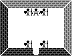

Below is a game level as drawn by its tile map, then a one-line description and the .tmx that defines it (tile-layer data replaced by summaries):
An orthogonal 9x7 tile map with 8x8 px tiles, 2 tile layers (RoomTiles, Creatures), 3 tilesets and 79 objects (32x DialogChoiceEvent, 20x DialogChoiceCondition, 14x DialogChoice, 5x DialogNode, 5x CreatureInstance, ...).

<map version="1.2" tiledversion="1.2.2" orientation="orthogonal" renderorder="right-down" width="9" height="7" tilewidth="8" tileheight="8" infinite="0" nextlayerid="7" nextobjectid="95">
 <properties>
  <property name="RoomCaption" value="Quotidian Garrison" />
  <property name="RoomId" value="hometown-barracks" />
 </properties>
 <tileset firstgid="1" source="Terrain.tsx" />
 <tileset firstgid="129" source="Items.tsx" />
 <tileset firstgid="257" source="Creatures.tsx" />
 <layer id="3" name="RoomTiles" width="9" height="7">
  <data>[63 cells, 63 non-empty, 10 distinct tile ids]</data>
 </layer>
 <layer id="4" name="Creatures" width="9" height="7">
  <data>[63 cells, 5 non-empty, 2 distinct tile ids]</data>
 </layer>
 <objectgroup id="5" name="Events">
  <object id="1" name="barracks-exit" type="Teleport" x="32" y="48" width="8" height="8">
   <properties>
    <property name="Column" type="int" value="24" />
    <property name="Prompt" value="Leave Barracks?" />
    <property name="Room" value="hometown" />
    <property name="Row" type="int" value="15" />
   </properties>
  </object>
  <object id="8" name="GuardDlg" type="DialogState" x="-96" y="0" width="8" height="8">
   <properties>
    <property name="CurrentState" value="Initial" />
    <property name="ForDialog" value="Guard" />
   </properties>
  </object>
  <object id="10" name="GuardInitial" type="DialogNode" x="-80" y="0" width="8" height="8">
   <properties>
    <property name="Caption" value="Guard" />
    <property name="ForDialog" value="Guard" />
    <property name="ForState" value="Initial" />
    <property name="Prompt1" value="My life for Quotidian!" />
   </properties>
  </object>
  <object id="11" name="GuardInitialLeave" type="DialogChoice" x="-80" y="8" width="8" height="8">
   <properties>
    <property name="ForDialog" value="Guard" />
    <property name="ForState" value="Initial" />
    <property name="Option" value="Leave" />
    <property name="OptionText" value="Thanks for serving!" />
    <property name="Order" type="int" value="1" />
   </properties>
  </object>
  <object id="12" name="GILeave01" type="DialogChoiceEvent" x="-72" y="8" width="8" height="8">
   <properties>
    <property name="DialogEventType" type="int" value="0" />
    <property name="ForDialog" value="Guard" />
    <property name="ForOption" value="Leave" />
    <property name="ForState" value="Initial" />
   </properties>
  </object>
  <object id="13" name="CaptainDlg" type="DialogState" x="0" y="64" width="8" height="8">
   <properties>
    <property name="CurrentState" value="Initial" />
    <property name="ForDialog" value="Captain" />
   </properties>
  </object>
  <object id="14" name="CaptainInitial" type="DialogNode" x="0" y="72" width="8" height="8">
   <properties>
    <property name="Caption" value="Captain" />
    <property name="ForDialog" value="Captain" />
    <property name="ForState" value="Initial" />
    <property name="Prompt1" value="How may I help you," />
    <property name="Prompt2" value="citizen?" />
   </properties>
  </object>
  <object id="15" name="CILeave" type="DialogChoice" x="0" y="80" width="8" height="8">
   <properties>
    <property name="ForDialog" value="Captain" />
    <property name="ForState" value="Initial" />
    <property name="Option" value="Leave" />
    <property name="OptionText" value="Nothing, thanks!" />
    <property name="Order" type="int" value="99" />
   </properties>
  </object>
  <object id="16" name="CILeave01" type="DialogChoiceEvent" x="8" y="80" width="8" height="8">
   <properties>
    <property name="DialogEventType" type="int" value="0" />
    <property name="ForDialog" value="Captain" />
    <property name="ForOption" value="Leave" />
    <property name="ForState" value="Initial" />
    <property name="Order" type="int" value="1" />
   </properties>
  </object>
  <object id="17" name="CIServices" type="DialogChoice" x="0" y="88" width="8" height="8">
   <properties>
    <property name="ForDialog" value="Captain" />
    <property name="ForState" value="Initial" />
    <property name="Option" value="Services" />
    <property name="OptionText" value="Services" />
    <property name="Order" type="int" value="1" />
   </properties>
  </object>
  <object id="19" name="CIServices01" type="DialogChoiceEvent" x="8" y="88" width="8" height="8">
   <properties>
    <property name="DialogEventType" type="int" value="2" />
    <property name="ForDialog" value="Captain" />
    <property name="ForOption" value="Services" />
    <property name="ForState" value="Initial" />
    <property name="Order" type="int" value="1" />
    <property name="State" value="Services" />
   </properties>
  </object>
  <object id="20" name="CaptainServices" type="DialogNode" x="32" y="72" width="8" height="8">
   <properties>
    <property name="Caption" value="Captain" />
    <property name="ForDialog" value="Captain" />
    <property name="ForState" value="Services" />
    <property name="Prompt1" value="How may I help you," />
    <property name="Prompt2" value="citizen?" />
   </properties>
  </object>
  <object id="21" name="CSLeave" type="DialogChoice" x="32" y="80" width="8" height="8">
   <properties>
    <property name="ForDialog" value="Captain" />
    <property name="ForState" value="Services" />
    <property name="Option" value="Leave" />
    <property name="OptionText" value="Never mind" />
    <property name="Order" type="int" value="1" />
   </properties>
  </object>
  <object id="22" name="CSLeave01" type="DialogChoiceEvent" x="40" y="80" width="8" height="8">
   <properties>
    <property name="DialogEventType" type="int" value="2" />
    <property name="ForDialog" value="Captain" />
    <property name="ForOption" value="Leave" />
    <property name="ForState" value="Services" />
    <property name="Order" type="int" value="1" />
    <property name="State" value="Initial" />
   </properties>
  </object>
  <object id="25" name="CSTrainBody" type="DialogChoice" x="32" y="88" width="8" height="8">
   <properties>
    <property name="ForDialog" value="Captain" />
    <property name="ForState" value="Services" />
    <property name="Option" value="TrainBody" />
    <property name="OptionText" value="Body training" />
    <property name="Order" type="int" value="2" />
   </properties>
  </object>
  <object id="26" name="CSTrainDef" type="DialogChoice" x="32" y="96" width="8" height="8">
   <properties>
    <property name="ForDialog" value="Captain" />
    <property name="ForState" value="Services" />
    <property name="Option" value="TrainDefense" />
    <property name="OptionText" value="Defense training" />
    <property name="Order" type="int" value="3" />
   </properties>
  </object>
  <object id="27" name="CSTrainBody01" type="DialogChoiceEvent" x="40" y="88" width="8" height="8">
   <properties>
    <property name="DialogEventType" type="int" value="2" />
    <property name="ForDialog" value="Captain" />
    <property name="ForOption" value="TrainBody" />
    <property name="ForState" value="Services" />
    <property name="Order" type="int" value="1" />
    <property name="State" value="TrainBody" />
   </properties>
  </object>
  <object id="28" name="CSTrainDef01" type="DialogChoiceEvent" x="40" y="96" width="8" height="8">
   <properties>
    <property name="DialogEventType" type="int" value="2" />
    <property name="ForDialog" value="Captain" />
    <property name="ForOption" value="TrainDefense" />
    <property name="ForState" value="Services" />
    <property name="Order" type="int" value="1" />
    <property name="State" value="TrainDefense" />
   </properties>
  </object>
  </objectgroup>
 <objectgroup id="6" name="CreatureInstances">
  <!-- 5 objects omitted --></objectgroup>
</map>
<!-- 61 of 79 objects omitted -->
